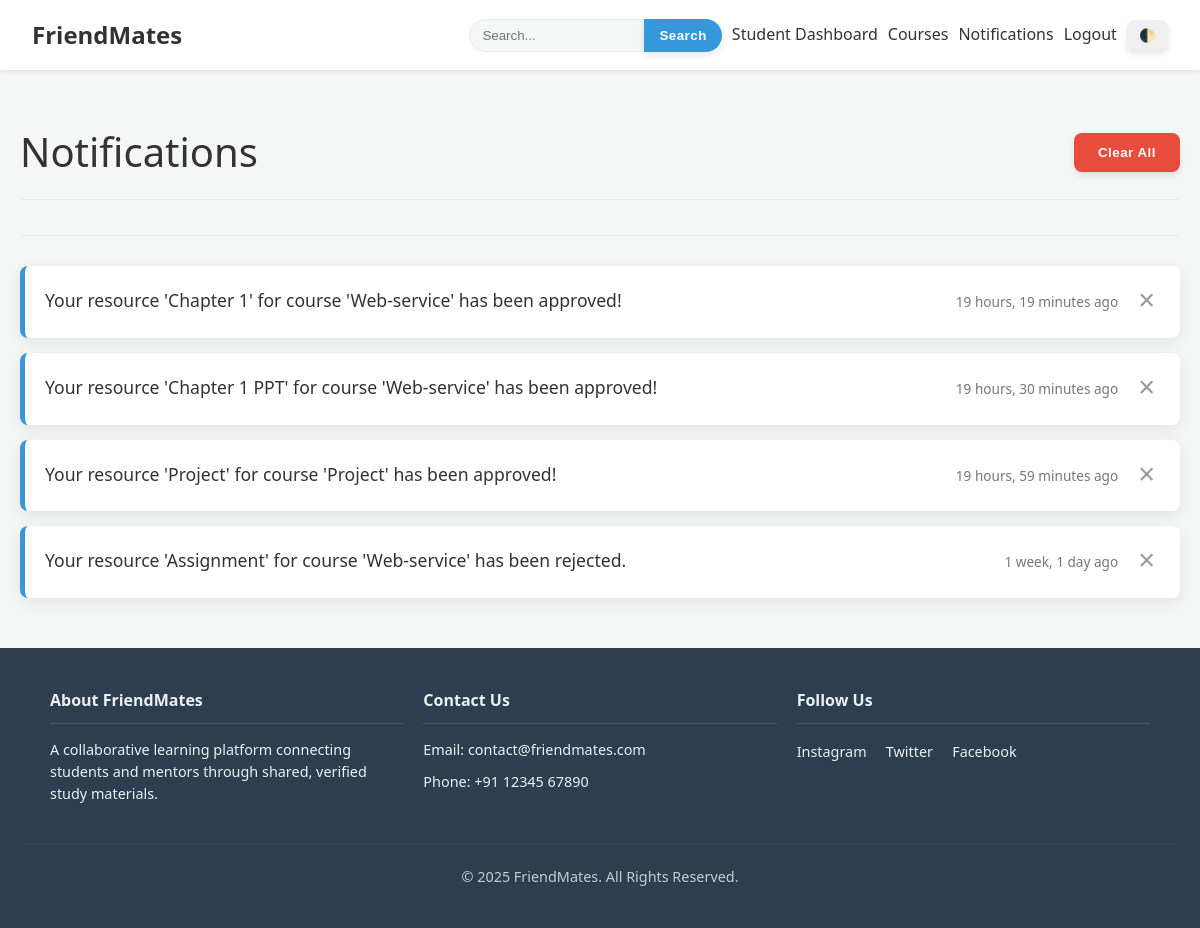
The page /notifications/ (signed in) on the database its author committed.
### classroom/models.py (models this page shows, shortened)
class Notification(models.Model):
    user = models.ForeignKey(User, on_delete=models.CASCADE, related_name='notifications')
    message = models.CharField(max_length=255)
    is_read = models.BooleanField(default=False)
    created_at = models.DateTimeField(auto_now_add=True)

### classroom/views.py (the view)
# urls.py: path('notifications/', views.notification_list, name='notification_list'),
@login_required
def notification_list(request):
    notifications = request.user.notifications.all().order_by('-created_at')
    request.user.notifications.update(is_read=True)
    return render(request, 'classroom/notifications.html', {'notifications': notifications})

### classroom/views.py (called while the page is built)
def notifications_context_processor(request):
    if request.user.is_authenticated:
        return {'unread_notifications_count': request.user.notifications.filter(is_read=False).count()}
    return {}

### classroom/templates/classroom/notifications.html (shortened to what this page needs)
{% extends 'classroom/base.html' %}
{% block content %}
<div class="page-header">
    <div class="dashboard-header">
        <h2>Notifications</h2>
        {% if notifications %}
            <form action="{% url 'classroom:clear_all_notifications' %}" method="post" onsubmit="return confirm('Are you sure you want to clear all notifications?');">
                <button type="submit" class="btn btn-danger">Clear All</button>
            </form>
        {% endif %}
    </div>
</div>
<div class="notification-list">
    {% for notification in notifications %}
        <div class="notification-item">
            <p class="message">{{ notification.message }}</p>
            <div class="notification-footer">
                <p class="timestamp">{{ notification.created_at|timesince }} ago</p>
                <form action="{% url 'classroom:delete_notification' notification.id %}" method="post">
                    <button type="submit" class="btn-delete-notification" title="Delete this notification">×</button>
                </form>
            </div>
        </div>
    {% empty %}
        <div class="content-card">
            <p>You have no notifications.</p>
        </div>
    {% endfor %}
</div>
{% endblock %}

### classroom/static/classroom/style.css (style rules this page uses)
:root { --bg-color: #f4f7f6; --text-color: #333; --card-bg: #ffffff; --border-color: #e9ecef; --navbar-bg: #ffffff; --footer-bg: #2c3e50; --footer-text: #ecf0f1; --primary-color: #3498db; --primary-btn-bg: #3498db; --secondary-btn-bg: #95a5a6; --highlight-bg: #f8f9fa; --shadow-color: rgba(0,0,0,0.08); --error-bg: #f8d7da; --error-text: #721c24; --error-border: #f5c6cb; }
body { font-family: 'Segoe UI', Tahoma, Geneva, Verdana, sans-serif; background-color: var(--bg-color); color: var(--text-color); line-height: 1.6; margin: 0; transition: background-color 0.3s, color 0.3s; display: flex; flex-direction: column; min-height: 100vh; }
h1, h2, h3, h4 { color: var(--text-color); }
.page-header { margin-bottom: 30px; padding-bottom: 15px; border-bottom: 1px solid var(--border-color); }
.page-header h2 { font-size: 2.5em; font-weight: 300; margin: 0; }
.dashboard-header { display: flex; justify-content: space-between; align-items: center; margin-bottom: 20px; padding-bottom: 15px; border-bottom: 1px solid var(--border-color); }
.notification-list { display: flex; flex-direction: column; gap: 15px; }
.notification-item { background-color: var(--card-bg); border-left: 5px solid var(--primary-color); border-radius: 8px; padding: 20px; box-shadow: 0 5px 15px var(--shadow-color); display: flex; justify-content: space-between; align-items: flex-start; }
.notification-item .message { font-size: 1.1em; margin: 0; flex-grow: 1; }
.notification-footer { display: flex; align-items: center; gap: 15px; margin-left: 20px; flex-shrink: 0; }
.notification-item .timestamp { font-size: 0.85em; color: #777; margin: 0; }
.btn-delete-notification { background: none; border: none; color: #999; font-size: 1.8em; line-height: 1; cursor: pointer; padding: 0 5px; transition: color 0.2s; }
.btn { display: inline-block; padding: 12px 24px; border-radius: 8px; cursor: pointer; font-weight: 600; text-align: center; border: none; transition: transform 0.2s ease-in-out, box-shadow 0.2s ease-in-out, background-color 0.2s; box-shadow: 0 3px 6px rgba(0,0,0,0.1); letter-spacing: 0.5px; }
.btn-danger { background-color: #e74c3c; color: #fff; }

### rows shown on the page
Notification: message "Your resource 'Chapter 1' for course 'Web-service' has been approved!", created_at "19 hours, 19 minutes"
Notification: message "Your resource 'Chapter 1 PPT' for course 'Web-service' has been approved!", created_at "19 hours, 30 minutes"
Notification: message "Your resource 'Project' for course 'Project' has been approved!", created_at "19 hours, 59 minutes"
Notification: message "Your resource 'Assignment' for course 'Web-service' has been rejected.", created_at "1 week, 1 day"
